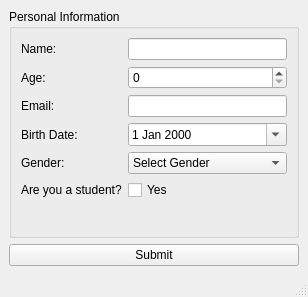
<?xml version="1.0" encoding="UTF-8"?>
<ui version="4.0">
 <class>MainWindow</class>
 <widget class="QMainWindow" name="MainWindow">
  <property name="geometry">
   <rect>
    <x>0</x>
    <y>0</y>
    <width>308</width>
    <height>297</height>
   </rect>
  </property>
  <property name="windowTitle">
   <string>Personal Details Form</string>
  </property>
  <widget class="QWidget" name="centralwidget">
   <layout class="QVBoxLayout" name="verticalLayout">
    <item>
     <widget class="QGroupBox" name="groupBox">
      <property name="title">
       <string>Personal Information</string>
      </property>
      <layout class="QFormLayout" name="formLayout">
       <item row="0" column="0">
        <widget class="QLabel" name="label">
         <property name="text">
          <string>Name:</string>
         </property>
        </widget>
       </item>
       <item row="0" column="1">
        <widget class="QLineEdit" name="nameLineEdit"/>
       </item>
       <item row="1" column="0">
        <widget class="QLabel" name="label_2">
         <property name="text">
          <string>Age:</string>
         </property>
        </widget>
       </item>
       <item row="1" column="1">
        <widget class="QSpinBox" name="ageSpinBox">
         <property name="minimum">
          <number>0</number>
         </property>
         <property name="maximum">
          <number>120</number>
         </property>
        </widget>
       </item>
       <item row="2" column="0">
        <widget class="QLabel" name="label_3">
         <property name="text">
          <string>Email:</string>
         </property>
        </widget>
       </item>
       <item row="2" column="1">
        <widget class="QLineEdit" name="emailLineEdit"/>
       </item>
       <item row="3" column="0">
        <widget class="QLabel" name="label_4">
         <property name="text">
          <string>Birth Date:</string>
         </property>
        </widget>
       </item>
       <item row="3" column="1">
        <widget class="QDateEdit" name="dateEdit">
         <property name="calendarPopup">
          <bool>true</bool>
         </property>
        </widget>
       </item>
       <item row="4" column="0">
        <widget class="QLabel" name="label_5">
         <property name="text">
          <string>Gender:</string>
         </property>
        </widget>
       </item>
       <item row="4" column="1">
        <widget class="QComboBox" name="genderComboBox">
         <item>
          <property name="text">
           <string>Select Gender</string>
          </property>
         </item>
         <item>
          <property name="text">
           <string>Male</string>
          </property>
         </item>
         <item>
          <property name="text">
           <string>Female</string>
          </property>
         </item>
         <item>
          <property name="text">
           <string>Other</string>
          </property>
         </item>
        </widget>
       </item>
       <item row="5" column="0">
        <widget class="QLabel" name="label_6">
         <property name="text">
          <string>Are you a student?</string>
         </property>
        </widget>
       </item>
       <item row="5" column="1">
        <widget class="QCheckBox" name="studentCheckBox">
         <property name="text">
          <string>Yes</string>
         </property>
        </widget>
       </item>
      </layout>
     </widget>
    </item>
    <item>
     <widget class="QPushButton" name="submitButton">
      <property name="text">
       <string>Submit</string>
      </property>
     </widget>
    </item>
   </layout>
  </widget>
  <widget class="QMenuBar" name="menubar">
   <property name="geometry">
    <rect>
     <x>0</x>
     <y>0</y>
     <width>308</width>
     <height>22</height>
    </rect>
   </property>
  </widget>
  <widget class="QStatusBar" name="statusbar"/>
 </widget>
 <resources/>
 <connections/>
</ui>
